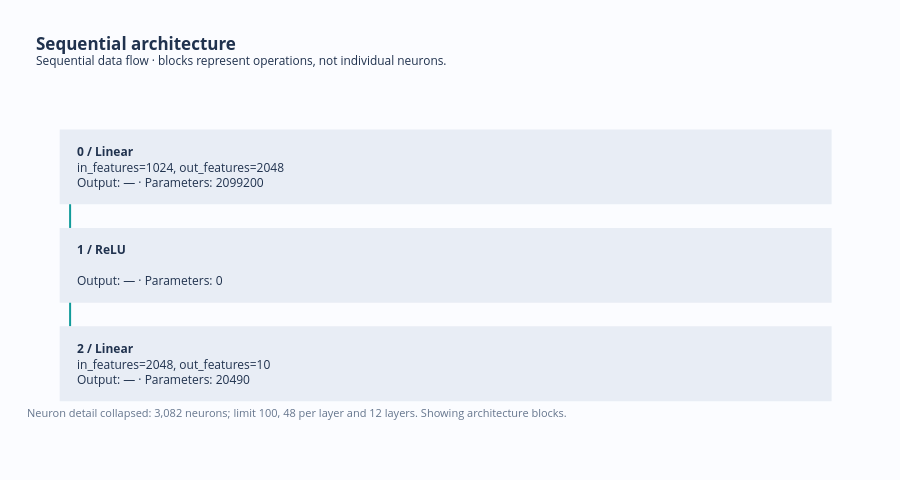

This figure's notebook cell:
### Markdown cell above
## 8. Large models collapse before extracting weights
A 1,024 → 2,048 → 10 model has over two million weights. It becomes a handful of architecture
blocks. No million-edge graph is constructed. `view="summary"` retains detailed inspection.

### Code cell
large_model = nn.Sequential(nn.Linear(1024, 2048), nn.ReLU(), nn.Linear(2048, 10))
large = sd.see(large_model)
assert "neuron_graph" not in large.data
large.save(out / "large.html")
large

### Figure 1 — Plotly figure (JSON) as saved in the notebook; plotly's stock layout.template omitted (floating-point values rounded to 4 significant figures)
{"data": [{"hoverinfo": "skip", "line": {"color": "#119b9a", "width": 2}, "mode": "lines", "showlegend": false, "type": "scatter", "x": [52, 52, 52, 52], "y": [-230, -245, -245, -255]}, {"hoverinfo": "skip", "line": {"color": "#119b9a", "width": 2}, "mode": "lines", "showlegend": false, "type": "scatter", "x": [52, 52, 52, 52], "y": [-330, -345, -345, -355]}], "layout": {"annotations": [{"align": "left", "font": {"color": "#20324e", "size": 12}, "showarrow": false, "text": "<b>0 / Linear</b><br>in_features=1024, out_features=2048<br>Output: — · Parameters: 2099200", "x": 58, "xanchor": "left", "y": -193}, {"align": "left", "font": {"color": "#20324e", "size": 12}, "showarrow": false, "text": "<b>1 / ReLU</b><br><br>Output: — · Parameters: 0", "x": 58, "xanchor": "left", "y": -293}, {"align": "left", "font": {"color": "#20324e", "size": 12}, "showarrow": false, "text": "<b>2 / Linear</b><br>in_features=2048, out_features=10<br>Output: — · Parameters: 20490", "x": 58, "xanchor": "left", "y": -393}, {"font": {"color": "#65758d", "size": 11}, "showarrow": false, "text": "Neuron detail collapsed: 3,082 neurons; limit 100, 48 per layer and 12 layers. Showing architecture blocks.", "x": 0, "xanchor": "left", "xref": "paper", "y": -0.04, "yref": "paper"}], "font": {"color": "#20324e"}, "height": 480, "margin": {"b": 70, "l": 25, "r": 25, "t": 100}, "paper_bgcolor": "#fbfcff", "plot_bgcolor": "#fbfcff", "shapes": [{"fillcolor": "#e8edf5", "line": {"width": 0}, "type": "rect", "x0": 40, "x1": 930, "y0": -155, "y1": -231}, {"fillcolor": "#e8edf5", "line": {"width": 0}, "type": "rect", "x0": 40, "x1": 930, "y0": -255, "y1": -331}, {"fillcolor": "#e8edf5", "line": {"width": 0}, "type": "rect", "x0": 40, "x1": 930, "y0": -355, "y1": -431}], "title": {"text": "<b>Sequential architecture</b><br><sup>Sequential data flow · blocks represent operations, not individual neurons.</sup>", "x": 0.04}, "xaxis": {"range": [0, 980], "visible": false}, "yaxis": {"range": [-440, -125], "visible": false}}}
